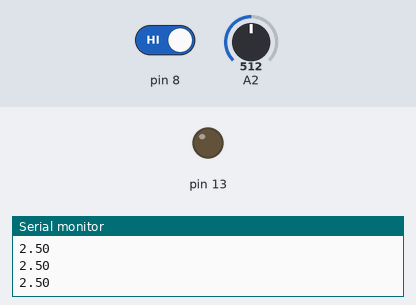
This sketch was run on a simulated Arduino Uno, built with avr-gcc and run on an emulated ATmega328P. On the bench: output pins drawn as LEDs (lit = HIGH), the last lines printed to the serial monitor. Inputs (shaded band) come from the test bench; at power-on: pin 8 HIGH, A2 = 512.

Above: at 1.2 s.
1.3 s: pin 8 driven LOW
At 2.0 s:
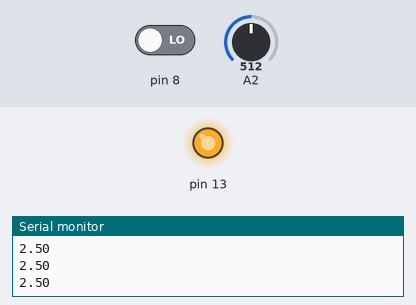
2.8 s: A2 set to 217
4.3 s: A2 set to 193
At 5.6 s:
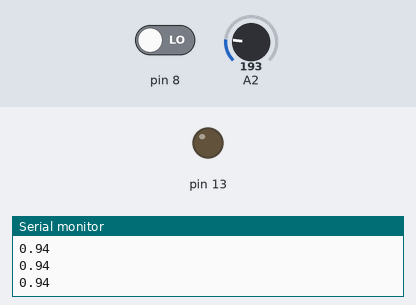
Timing chart, 0 to 7.3 s (numbered marks = the images above; inputs shaded):
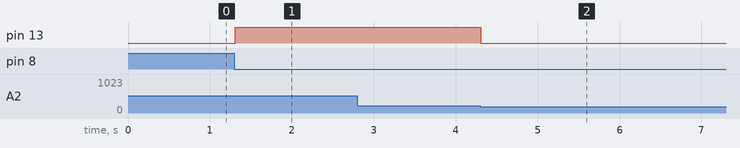

Measured:
- the behaviour switches between 205 and 204 on A2 (found by bisection; images 1 and 2)
- after the input at 1.3 s, pin 13: LOW → HIGH at once
- after the input at 4.3 s, pin 13: HIGH → LOW after 0.01 s instead of 2.4 s

The sketch:

LAB.06.02.ino
```cpp
void setup()
{ 
pinMode(8,INPUT);
pinMode(13,OUTPUT);
pinMode(A2,INPUT);
Serial.begin(9600);
} 

void loop()
{
static int state=0;
analogRead(A2);
float lux = analogRead(A2)*5.0/1023;
static int count;

if(lux<1)
{
  count=0;
  state=0;
}
if(state==1)
{
  count++;
  if(count>1000)
  {
    state=0;
    count=0;
  }
}

if(digitalRead(8)==LOW)
{
  if(state==0)
  {
    digitalWrite(13,LOW);
  }
  else(digitalWrite(13,HIGH));
}

if(digitalRead(8)==HIGH)
{
  delay(10);
  if(state==0,digitalRead(13)==LOW)
  {
    state=1;
  }
  else(state=0);
}

Serial.println(lux);
}
```
